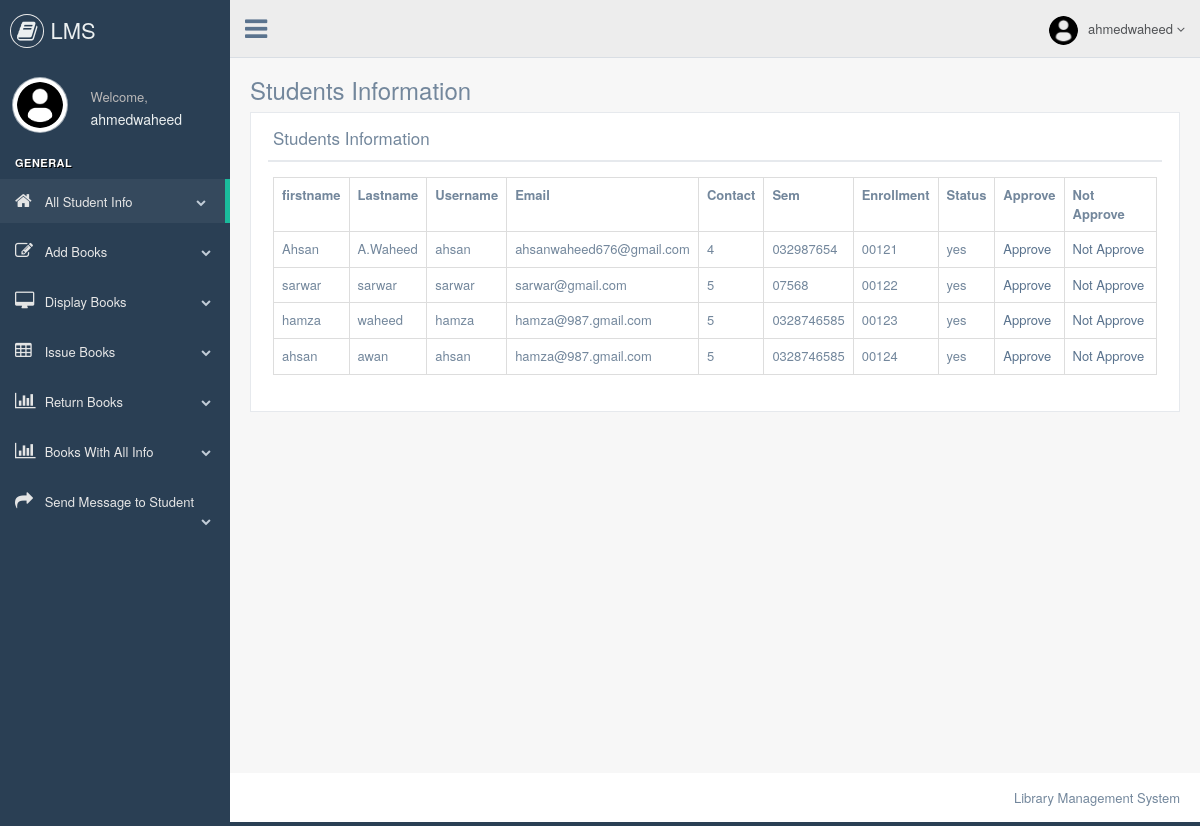
/phplms/librarian/display_student_info.php (signed in), run on the app's committed database.
### tables this page shows
CREATE TABLE `student_registration` (
  `id` int(5) NOT NULL,
  `firstname` varchar(50) NOT NULL,
  `lastname` varchar(50) NOT NULL,
  `username` varchar(50) NOT NULL,
  `password` varchar(50) NOT NULL,
  `email` varchar(50) NOT NULL,
  `contact` varchar(50) NOT NULL,
  `sem` varchar(50) NOT NULL,
  `enrollment` varchar(50) NOT NULL,
  `status` varchar(3) NOT NULL
);

### phplms/librarian/display_student_info.php (the view, shortened to what this page needs)
    <?php
include "header.php";
include "connection.php"
?>
        <div class="right_col" role="main">
            <div class="">
                <div class="page-title">
                    <div class="title_left">
                        <h3>Students Information</h3>
                    </div>
                </div>
                <div class="clearfix"></div>
                <div class="row" style="min-height:500px">
                    <div class="col-md-12 col-sm-12 col-xs-12">
                        <div class="x_panel">
                            <div class="x_title">
                                <h2>Students Information</h2>
                                <div class="clearfix"></div>
                            </div>
                            <div class="x_content">
                               <?php
                               $res=mysqli_query($link,"select * from student_registration");
                               echo "<table class='table table-bordered'>";
                               echo "<tr>";
                               echo "<th>"; echo "firstname"; echo  "</th>";
                               echo "<th>"; echo "Lastname"; echo  "</th>";
                               echo "<th>"; echo "Username"; echo  "</th>";
                               echo "<th>"; echo "Email"; echo  "</th>";
                               echo "<th>"; echo "Contact"; echo  "</th>";
                               echo "<th>"; echo "Sem"; echo  "</th>";
                               echo "<th>"; echo "Enrollment"; echo  "</th>";
                               echo "<th>"; echo "Status"; echo  "</th>";
                               echo "<th>"; echo "Approve"; echo  "</th>";
                               echo "<th>"; echo "Not Approve"; echo  "</th>";
                               echo "</tr>";
                               while($row=mysqli_fetch_array($res))
                               {
                                echo "<tr>";
                                echo "<td>"; echo $row["firstname"]; echo  "</td>";
                                echo "<td>"; echo $row["lastname"]; echo  "</td>";
                                echo "<td>"; echo $row["username"]; echo  "</td>";
                                echo "<td>"; echo $row["email"]; echo  "</td>";
                                echo "<td>"; echo $row["sem"]; echo  "</td>";
                                echo "<td>"; echo $row["contact"]; echo  "</td>";
                                echo "<td>"; echo $row["enrollment"]; echo  "</td>";
                                echo "<td>"; echo $row["status"]; echo  "</td>";
                                echo "<td>";?> <a href="approve.php?id=<?php echo $row["id"]; ?>">Approve</a> <?php echo  "</td>";
                                echo "<td>";?> <a href="notapprove.php?id=<?php echo $row["id"]; ?>">Not Approve</a> <?php echo  "</td>";
                                echo "</tr>";
                               }
                               echo "</table>"
                               ?>
                            </div>
                        </div>
                    </div>
                </div>
            </div>
        </div>
<?php
include "footer.php"
?>

### phplms/librarian/header.php (shortened to what this page needs)
<!DOCTYPE html>
<html lang="en">
<head>
    <link href="css/bootstrap.min.css" rel="stylesheet">
    <link href="css/font-awesome.min.css" rel="stylesheet">
    <link href="css/nprogress.css" rel="stylesheet">
    <link href="css/custom.min.css" rel="stylesheet">
</head>
<body class="nav-md">
<div class="container body">
    <div class="main_container">
        <div class="col-md-3 left_col">
            <div class="left_col scroll-view">
                <div class="navbar nav_title" style="border: 0;">
                    <a href="#" class="site_title"><i class="fa fa-book"></i> <span>LMS</span></a>
                </div>
                <div class="profile clearfix">
                    <div class="profile_pic">
                        <img src="img/welcome.png" alt="..." class="img-circle profile_img">
                    </div>
                    <div class="profile_info">
                        <span>Welcome,</span>
                        <h2><?php echo $_SESSION["librarian"];   ?></h2>
                    </div>
                    <div class="clearfix"></div>
                </div>
                <br/>
                <div id="sidebar-menu" class="main_menu_side hidden-print main_menu">
                    <div class="menu_section">
                        <h3>General</h3>
                        <ul class="nav side-menu">
                            <li><a href="display_student_info.php"><i class="fa fa-home"></i> All Student Info <span class="fa fa-chevron-down"></span></a>
                            </li>
                            <li><a href="add_books.php"><i class="fa fa-edit"></i> Add Books <span class="fa fa-chevron-down"></span></a>
                            </li>
                            <li><a href="display_books.php"><i class="fa fa-desktop"></i> Display Books<span
                                    class="fa fa-chevron-down"></span></a>
                            </li>
                            <li><a href="issue_books.php"><i class="fa fa-table"></i> Issue Books<span class="fa fa-chevron-down"></span></a>
                            </li>
                            <li><a href="return_book.php"><i class="fa fa-bar-chart-o"></i> Return Books
                            <span  class="fa fa-chevron-down"></span></a>
                            </li>
                            <li><a href="books_details_with_student.php"><i class="fa fa-bar-chart-o"></i> Books With All Info
                            <span  class="fa fa-chevron-down"></span></a>
                            </li>
                            <li><a href="send_notification_student.php"><i class="fa fa-mail-forward"></i> Send Message to Student <span
                                    class="fa fa-chevron-down"></span></a>
                            </li>
                        </ul>
                    </div>
                </div>
            </div>
        </div>
        <div class="top_nav">
            <div class="nav_menu">
                <nav>
                    <div class="nav toggle">
                        <a id="menu_toggle"><i class="fa fa-bars"></i></a>
                    </div>
                    <ul class="nav navbar-nav navbar-right">
                        <li class="">
                            <a href="javascript:;" class="user-profile dropdown-toggle" data-toggle="dropdown"
                               aria-expanded="false">
                                <img src="img/welcome.png" alt=""><?php echo $_SESSION["librarian"];   ?>
                                <span class=" fa fa-angle-down"></span>
                            </a>
                        </li>
                    </ul>
                </nav>
            </div>
        </div>

### phplms/librarian/footer.php (shortened to what this page needs)
        <footer>
            <div class="pull-right">
                Library Management System
            </div>
            <div class="clearfix"></div>
        </footer>
    </div>
</div>
</body>
</html>

### data on the page
student_registration: firstname "Ahsan", lastname "A.Waheed", username "ahsan", email "ahsanwaheed676@gmail.com", sem "4", contact "032987654", enrollment "00121", status "yes"
student_registration: firstname "sarwar", lastname "sarwar", username "sarwar", email "sarwar@gmail.com", sem "5", contact "07568", enrollment "00122", status "yes"
student_registration: firstname "hamza", lastname "waheed", username "hamza", email "hamza@987.gmail.com", sem "5", contact "0328746585", enrollment "00123", status "yes"
student_registration: firstname "ahsan", lastname "awan", username "ahsan", email "hamza@987.gmail.com", sem "5", contact "0328746585", enrollment "00124", status "yes"

### other printed values
$_SESSION["librarian"] "ahmedwaheed"
